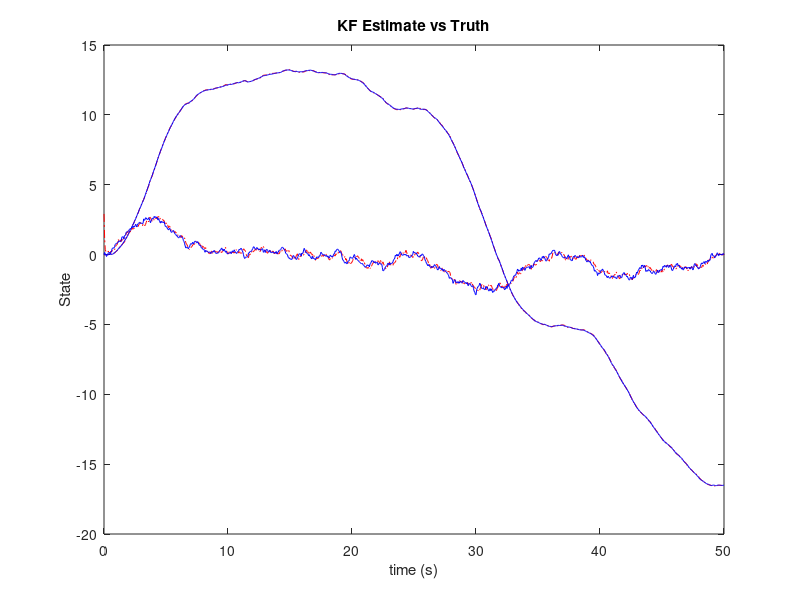

The MATLAB script that drew this image: (Note: this script raises an error after producing the figure.)
%% Homework 1 Autonomous Underwater Vehicle (AUV) Kalman Filter
% Jesse Wynn
% September 18, 2017

clc;
clear all;
close all;

% load solution data
load hw1_soln_data.mat

%%
% System Parameters

m = 100; % mass (kg)
b = 20; % N-s/m
Ts = 0.05;  % s

% time
% t = 0:Ts:50;

% input Force, u(t)
% u = zeros(1,length(t));
% u(1,1:100) = 50;
% u(1,501:600) = -50;

% noise characteristics
% Q_t = 0.001;  % measurement noise covariance
% Q_t = 0.01;  % measurement noise covariance
% Q_t = 0.1;  % measurement noise covariance
Q_t = Q;

R_t = [0.0001 0; 0 0.01];   % process noise covariance for pos and vel
% R_t = [0.001 0; 0 0.1];   % process noise covariance for pos and vel
% R_t = [0.01 0; 0 1.0];   % process noise covariance for pos and vel


% Continuous system equations of motion

F = [0 1; 0 -b/m];
G = [0; 1/m];
H = [1 0];
J = [0];

% Create the continuous ss system, sys
sys = ss(F,G,H,J);

% Convert to discrete-time system
sysd = c2d(sys,Ts);

% Obtain difference equation variables
[A B C D] = ssdata(sysd);

% Get the true state X for KF performance comparison
[Y,T,X] = lsim(sysd,u,t,[0; 0]);

% Now do the Kalman Filter stuff...

% initialize KF variables
% sigma_t = [0.00001 0; 0 0.00001]; % KF covariance
sigma_t = [0.1 0; 0 1]; % KF covariance
% mu_t = [0; 0];
mu_t = [mu0(2,1); mu0(1,1)];

% initialize plot variables
pos_est = zeros(1,length(t));
vel_est = zeros(1,length(t));
K_gain = zeros(2,length(t));
sigma_t_pos = zeros(1,length(t));
sigma_t_vel = zeros(1,length(t));

% Implement the KF Algorithm
for i = 1:length(t)
    % prediction step
    mu_t = A * mu_t + B * u(i);
    sigma_t = A * sigma_t * A' + R_t;
    
    % update step
    K_t = sigma_t * C' / (C * sigma_t * C' + Q_t(1,1));
%     z_t = X(i,1) + randn(1,1) * sqrt(Q_t); % measurement is truth + noise
    z_t = z(1,i);
    mu_t = mu_t + K_t * (z_t - C * mu_t);
    sigma_t = (eye(2) - K_t * C) * sigma_t;
    
    % stuff for plots
    pos_est(1,i) = mu_t(1,1);
    vel_est(1,i) = mu_t(2,1);
    K_gain(1,i) = K_t(1,1);
    K_gain(2,i) = K_t(2,1);
    sigma_t_pos(1,i) = sigma_t(1,1);
    sigma_t_vel(1,i) = sigma_t(2,2);
end

% estimated state mu_est plots
mu_est = [pos_est' vel_est'];

figure(1)
plot(t,mu_est,'-.r',t,xtr,'b',t,vtr,'b')
title('KF Estimate vs Truth')
xlabel('time (s)')
ylabel('State')
legend('position estimate', 'velocity estimate', 'position', 'velocity')

% error plots
pos_error = xtr' - mu_est(:,1);
vel_error = vtr' - mu_est(:,2);

% generate upper and lower 2 sigma bounds for the error
for i = 1:length(T)
    upper_pos(i,1) = 0 + 2*sqrt(sigma_t_pos(1,i));
    lower_pos(i,1) = 0 - 2*sqrt(sigma_t_pos(1,i));
    
    upper_vel(i,1) = 0 + 2*sqrt(sigma_t_vel(1,i));
    lower_vel(i,1) = 0 - 2*sqrt(sigma_t_vel(1,i));
end

% position error plot
figure(2)
plot(T,pos_error,'r',T,upper_pos,'-.b',T,lower_pos,'-.b')
title('Position estimation error vs Time')
xlabel('time (s)')
ylabel('Error')
legend('position error','2 sigma bound')

% velocity error plot
figure(3)
plot(T,vel_error,'r',T,upper_vel,'-.b',T,lower_vel,'-.b')
title('Velocity estimation error vs Time')
xlabel('time (s)')
ylabel('Error')
legend('velocity error','2 sigma bound')

% KF gain plot
figure(4)
plot(t,K_gain)
title('KF gain K_t vs Time')
xlabel('time (s)')
ylabel('Gain, K_t')